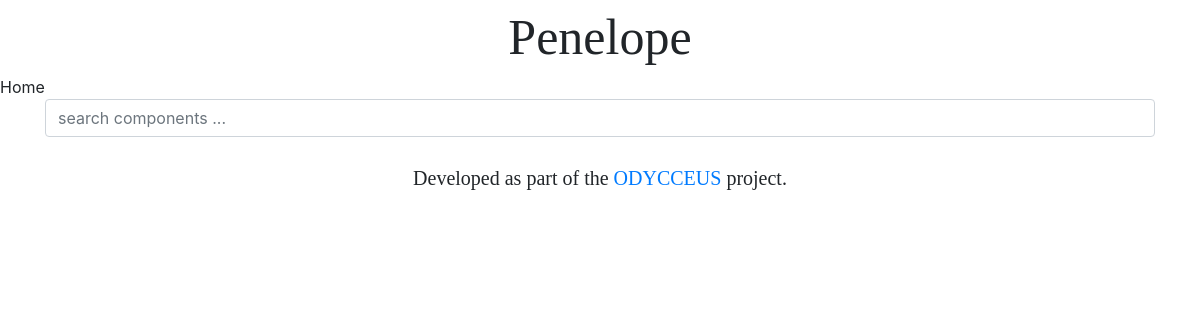
The page /pipeline/ on the database as committed earlier.
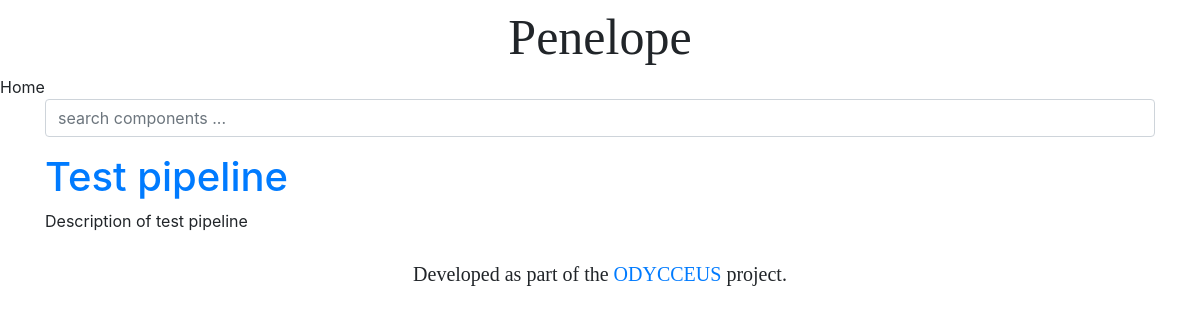
The same page on the database as committed later.
### pipeline/models.py (models this page shows, shortened)
class Pipeline(models.Model):
    name = models.CharField(max_length=200)
    description = models.TextField(max_length=200)
    requests = models.ManyToManyField(PathRequest, related_name="multiple", blank=True)
    local_id_gen = models.IntegerField(default=0)

### pipeline/views.py (the view)
# urls.py: path('', views.PipelinesFilterView.as_view(), name='pipelines_index'),
class PipelinesFilterView(FilterView):
    filterset_class = PipelineFilter
    template_name = 'pipeline/index.html'
    paginate_by = 4

### pipeline/templates/pipeline/index.html (shortened to what this page needs)
{% extends "base.html" %}
{% load static %}
{% block content %}
    <div class="container">
        <form action="" method="get">
            <div class="form-group">
                    <input type="text" name="ex" class="form-control" placeholder="search components ...">
            </div>
        </form>
        <div class="row">
            {% for pipeline in object_list %}
                <div class="col-lg-4 col-sm-6 col-xs-12">
                   <h1><a href="{% url 'pipeline:pipeline' pipeline.pk %}">{{pipeline.name}}</a></h1>
                   <p>{{ pipeline.description}}</p>
               </div>
            {% endfor %}
        </div>
    </div>
{% endblock %}

Rows that differ between the two databases and show on the page:
added Pipeline: name "Test pipeline", description "Description of test pipeline"
